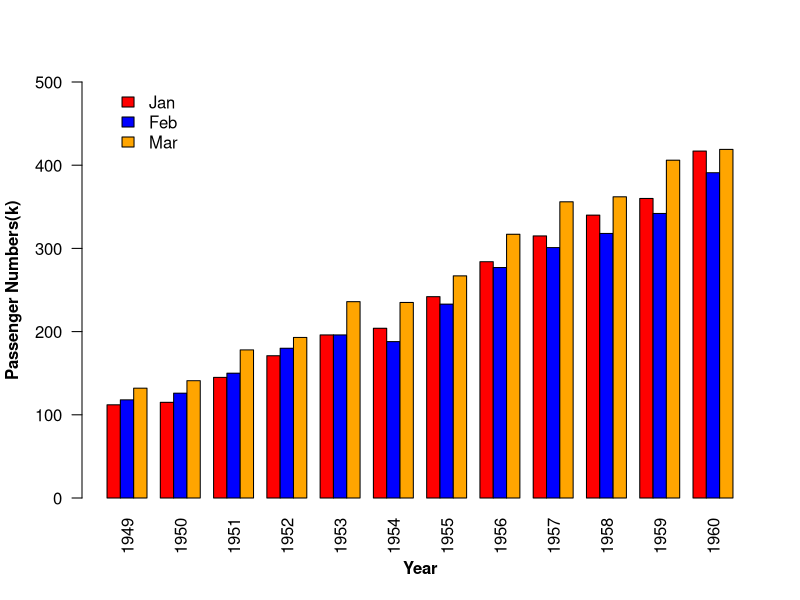

Generate this figure with R:

data <- matrix(AirPassengers, nrow = 12, ncol = 12, byrow = T)
colnames(data) <-c("Jan", "Feb", "Mar", "Apr", "May", "Jun","Jul", "Aug", "Sep", "Oct", "Nov", "Dec")
rownames(data) <-c("1949", "1950", "1951", "1952", "1953","1954", "1955", "1956", "1957", "1958", "1959", "1960")

data2 <- data[,1:3]

barplot(height = matrix (data2, nrow = 3, ncol = 12, byrow = T),names.arg = c("1949", "1950", "1951", "1952", "1953","1954", "1955", "1956", "1957", "1958", "1959", "1960"),
        beside = TRUE, ylim = c(0, 500), las=2,
        xlab = "Year", ylab = "Passenger Numbers(k)", font.lab=2, col = c("red","blue","orange"),)

legend(x = 1, y = 500, bty = "n",legend = c ("Jan","Feb","Mar"), 
       fill = c("red","blue","orange"))
